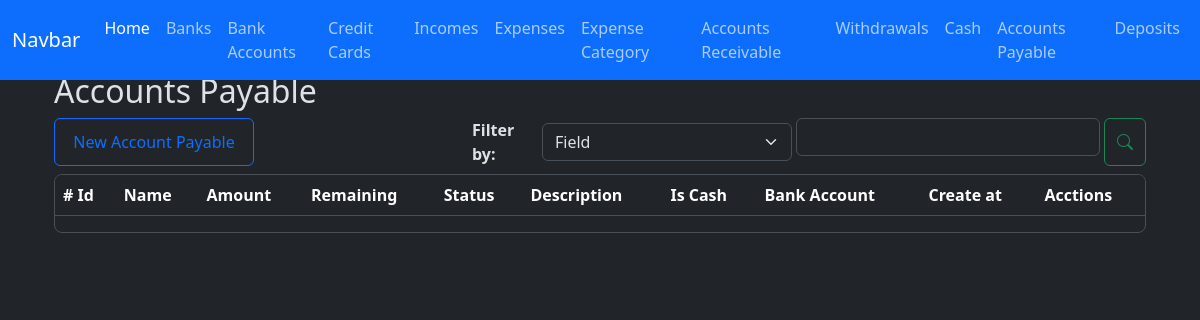
Page /debts/index on the earlier database version.
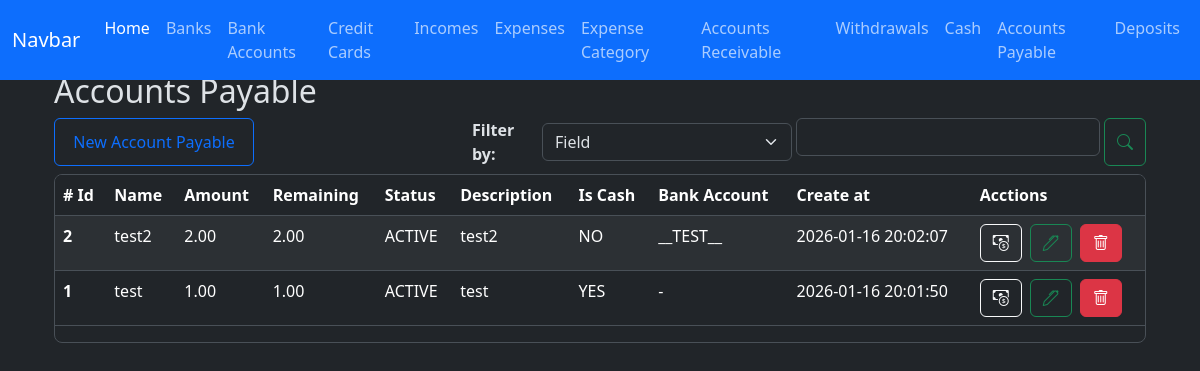
Same page on the later database version.
### app/models/debt.py (models this page shows, shortened)
class Debt(db.Model):
    __tablename__ = 'debts'
    id = db.Column(db.Integer, primary_key=True)
    person_name = db.Column(db.String(100), nullable=False)
    amount = db.Column(db.Numeric(10, 2), nullable=False)
    is_active = db.Column(db.Boolean, default=True)
    is_cash = db.Column(db.Boolean)
    code = db.Column(db.String(50), nullable=False)
    bank_account_id = db.Column(db.Integer, db.ForeignKey('bank_accounts.id'))
    created_at = db.Column(db.DateTime(timezone=True), server_default=func.now())
    updated_at = db.Column(db.DateTime(timezone=True), onupdate=func.now())
    description = db.Column(db.String(200))
    debt_payments = relationship('DebtPayment', back_populates='debt', order_by='desc(DebtPayment.created_at)', cascade='all, delete-orphan')
    bank_account = relationship('BankAccount', back_populates='debts')
    def total_payments(self):
        db.session.refresh(self)
        total = Decimal(0.0)
        for payment in self.debt_payments:
            total += payment.amount
        return total
    def remaining_amount(self):
        db.session.refresh(self)
        remaining = self.amount - self.total_payments()
        if remaining < 0:
            return Decimal('0.00')
        return remaining.quantize(Decimal('0.00'))

### app/models/bank_account.py (models this page shows)
class BankAccount(db.Model):
    __tablename__ = 'bank_accounts'
    id = db.Column(db.Integer, primary_key=True)
    nick_name = db.Column(db.String(120))
    amount_available = db.Column(db.Numeric(10, 2), nullable=False)
    is_active = db.Column(db.Boolean, default=True)
    account_number = db.Column(db.Integer, nullable=True)
    bank_id = db.Column(db.Integer, db.ForeignKey('banks.id'))
    created_at = db.Column(db.DateTime(timezone=True), server_default=func.now())
    updated_at = db.Column(db.DateTime(timezone=True), onupdate=func.now())
    bank = relationship('Bank', back_populates='bank_accounts')
    expenses = relationship('Expense', back_populates='bank_account', order_by='desc(Expense.created_at)')
    incomes = relationship('Income', back_populates='bank_account', order_by='desc(Income.created_at)')
    credit_card_payments = relationship('CreditCardPayment', back_populates='bank_account', order_by='desc(CreditCardPayment.created_at)')
    withdrawals = relationship('Withdrawal', back_populates='bank_account', order_by='desc(Withdrawal.created_at)')
    loans = relationship('Loan', back_populates='bank_account', order_by='desc(Loan.created_at)')
    loan_payments = relationship('LoanPayment', back_populates='bank_account', order_by='desc(LoanPayment.created_at)')
    debts = relationship('Debt', back_populates='bank_account', order_by='desc(Debt.created_at)')
    debt_payments = relationship('DebtPayment', back_populates='bank_account', order_by='desc(DebtPayment.created_at)')
    transaction_ledger = relationship('BankAccountTransactionsLedger', back_populates='bank_account')
    deposits = relationship('Deposit', back_populates='bank_account', order_by='desc(Deposit.created_at)')
    outgoing_transfers = relationship('BankTransfer', foreign_keys='BankTransfer.from_bank_account_id', back_populates='from_bank_account', order_by='desc(BankTransfer.created_at)')
    incoming_transfers = relationship('BankTransfer', foreign_keys='BankTransfer.to_bank_account_id', back_populates='to_bank_account', order_by='desc(BankTransfer.created_at)')

### app/routes/debt_routes.py (the view)
@debt_bp.route('/index')
def index():
    debts = Debt.query.order_by(Debt.created_at.desc()).all()
    bank_accounts = BankAccount.query.all()
    context = {
        'debts': debts,
        'bank_accounts': bank_accounts,
        'format_amount': format_amount,
        'total_amount': total_amount,
    }
    return render_template('debts/index.html', **context)

### app/utils/numeric_casting.py (called while the page is built)
def format_amount(value):
    try:
        return f'{value:,.2f}';
    except Exception as e:
        return None

### app/templates/debts/index.html (shortened to what the changed rows need)
{% extends 'layout.html' %}
{% block content %}
    <div class=" w-100">
        <h2>Accounts Payable</h2>
        <div class="table-responsive overflow-y-auto border rounded-3 mt-2" style="max-height: 457px;">
            <table class="table table-striped  table-hover">
                <thead class="sticky-top">
                    <tr>
                    <th scope="col"># Id</th>
                    <th scope="col">Name</th>
                    <th scope="col">Amount</th>
                    <th scope="col">Remaining</th>
                    <th scope="col">Status</th>
                    <th scope="col">Description</th>
                    <th scope="col">Is Cash</th>
                    <th scope="col">Bank Account</th>
                    <th scope="col">Create at</th>
                    <th scope="col">Acctions</th>
                    </tr>
                </thead>
                <tbody id="debt-table-body-id">
                  {% for debt in debts %}
                    <tr class="debt-row" data-debt-id="{{ debt.id }}" data-url-associated-records = "{{ url_for('debt.associated_records', id=debt.id ) }}">
                        <th scope="row">{{ debt.id }}</th>
                        <td>{{ debt.person_name }}</td>
                        <td>{{ format_amount(debt.amount) }}</td>
                        <td> {{ format_amount(debt.remaining_amount()) }} </td>
                        <td>{{ 'ACTIVE' if debt.is_active else 'PAID'  }}</td>
                        <td>{{ debt.description }}</td>
                        <td>{{ 'YES' if debt.is_cash else 'NO'  }}</td>
                        <td>{{ debt.bank_account.nick_name if debt.bank_account else '-' }}</td>
                        <td>{{ debt.created_at }}</td>
                        <td>
                            <div class="d-flex gap-2">
                                <button
                                    id=""
                                    type="button"
                                    data-bs-toggle="modal"
                                    data-bs-target="#pay-account-payable"
                                    class="btn btn-outline-light"
                                    data-debt-id="{{ debt.id }}"
                                >
                                    <i class="bi bi-cash-coin"></i>
                                </button>
                                <button
                                    type="button"
                                    class="btn btn-outline-success"
                                    data-bs-toggle="modal"
                                    data-bs-target="#edit-account-payable"
                                    data-debt-id="{{ debt.id }}"
                                    data-amount="{{ debt.amount }}"
                                    data-is-cash="{{ debt.is_cash }}"
                                    data-is-active="{{ debt.is_active }}"
                                    data-description="{{ debt.description }}"
                                    data-person-name="{{ debt.person_name }}"
                                    data-bank-account-id="{{ debt.bank_account_id }}"
                                >
                                    <i class="bi bi-pen"></i>
                                </button>
                                <a href="{{ url_for('debt.delete', id=debt.id ) }}" class="btn btn-danger"><i class="bi bi-trash"></i></a>
                            </div>
                        </td>
                    </tr>
                  {% endfor %}
                </tbody>
            </table>
        </div>
    </div>
<link rel="stylesheet" href="https://cdn.jsdelivr.net/npm/flatpickr/dist/flatpickr.min.css">
<link href="https://cdn.jsdelivr.net/npm/@sweetalert2/theme-dark@5/dark.css" rel="stylesheet">
<link rel="stylesheet" href="https://cdn.jsdelivr.net/npm/bootstrap-icons@1.13.1/font/bootstrap-icons.min.css">
{% endblock %}

Differences in the rows shown:
added Debt: id "2", person_name "test2", amount "2.00", is_active "ACTIVE", description "test2", is_cash "NO", bank_account "__TEST__", created_at "2026-01-16 20:02:07"
added Debt: id "1", person_name "test", amount "1.00", is_active "ACTIVE", description "test", is_cash "YES", bank_account "-", created_at "2026-01-16 20:01:50"
